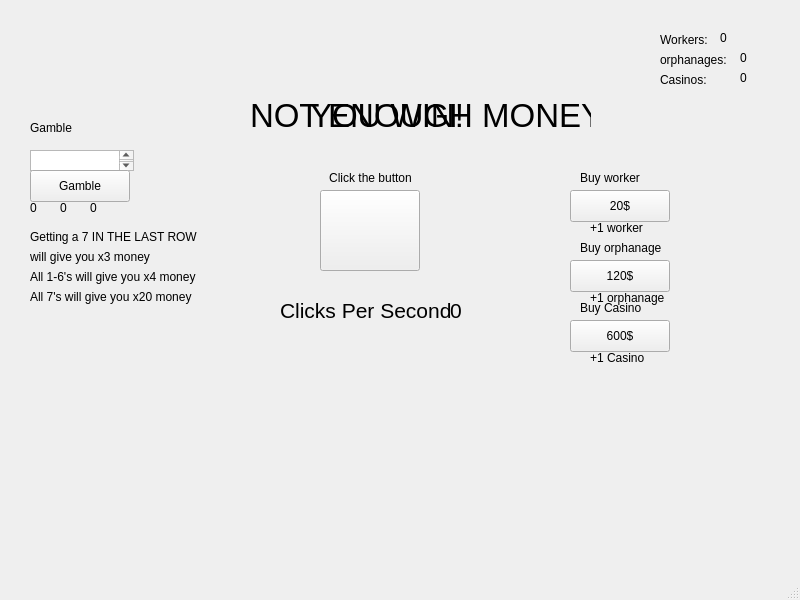
<?xml version="1.0" encoding="UTF-8"?>
<ui version="4.0">
 <class>MainWindow</class>
 <widget class="QMainWindow" name="MainWindow">
  <property name="geometry">
   <rect>
    <x>0</x>
    <y>0</y>
    <width>800</width>
    <height>600</height>
   </rect>
  </property>
  <property name="windowTitle">
   <string>MainWindow</string>
  </property>
  <widget class="QWidget" name="centralwidget">
   <widget class="QPushButton" name="pushButton">
    <property name="geometry">
     <rect>
      <x>320</x>
      <y>190</y>
      <width>100</width>
      <height>81</height>
     </rect>
    </property>
    <property name="cursor">
     <cursorShape>PointingHandCursor</cursorShape>
    </property>
    <property name="text">
     <string/>
    </property>
    <property name="icon">
     <iconset theme="QIcon::ThemeIcon::MediaRecord"/>
    </property>
    <property name="iconSize">
     <size>
      <width>28</width>
      <height>39</height>
     </size>
    </property>
   </widget>
   <widget class="QLabel" name="ClickCount">
    <property name="geometry">
     <rect>
      <x>320</x>
      <y>170</y>
      <width>101</width>
      <height>16</height>
     </rect>
    </property>
    <property name="text">
     <string>Click the button</string>
    </property>
    <property name="alignment">
     <set>Qt::AlignmentFlag::AlignCenter</set>
    </property>
   </widget>
   <widget class="QPushButton" name="buyworker">
    <property name="geometry">
     <rect>
      <x>570</x>
      <y>190</y>
      <width>100</width>
      <height>32</height>
     </rect>
    </property>
    <property name="cursor">
     <cursorShape>PointingHandCursor</cursorShape>
    </property>
    <property name="text">
     <string>20$</string>
    </property>
   </widget>
   <widget class="QLabel" name="label">
    <property name="geometry">
     <rect>
      <x>580</x>
      <y>170</y>
      <width>71</width>
      <height>16</height>
     </rect>
    </property>
    <property name="text">
     <string>Buy worker</string>
    </property>
   </widget>
   <widget class="QLabel" name="Warning">
    <property name="enabled">
     <bool>true</bool>
    </property>
    <property name="geometry">
     <rect>
      <x>250</x>
      <y>90</y>
      <width>341</width>
      <height>51</height>
     </rect>
    </property>
    <property name="font">
     <font>
      <pointsize>25</pointsize>
     </font>
    </property>
    <property name="text">
     <string>NOT ENOUGH MONEY</string>
    </property>
    <property name="scaledContents">
     <bool>false</bool>
    </property>
   </widget>
   <widget class="QLabel" name="PlusOne">
    <property name="geometry">
     <rect>
      <x>590</x>
      <y>220</y>
      <width>58</width>
      <height>16</height>
     </rect>
    </property>
    <property name="text">
     <string>+1 worker</string>
    </property>
   </widget>
   <widget class="QLabel" name="label_2">
    <property name="geometry">
     <rect>
      <x>660</x>
      <y>30</y>
      <width>101</width>
      <height>20</height>
     </rect>
    </property>
    <property name="text">
     <string>Workers: </string>
    </property>
   </widget>
   <widget class="QLabel" name="WorkerCounter">
    <property name="geometry">
     <rect>
      <x>720</x>
      <y>30</y>
      <width>58</width>
      <height>16</height>
     </rect>
    </property>
    <property name="text">
     <string>0</string>
    </property>
   </widget>
   <widget class="QLabel" name="label_3">
    <property name="geometry">
     <rect>
      <x>580</x>
      <y>240</y>
      <width>101</width>
      <height>16</height>
     </rect>
    </property>
    <property name="text">
     <string>Buy orphanage</string>
    </property>
   </widget>
   <widget class="QLabel" name="label_4">
    <property name="geometry">
     <rect>
      <x>660</x>
      <y>50</y>
      <width>101</width>
      <height>20</height>
     </rect>
    </property>
    <property name="text">
     <string>orphanages: </string>
    </property>
   </widget>
   <widget class="QLabel" name="orphanageCounter2">
    <property name="geometry">
     <rect>
      <x>740</x>
      <y>50</y>
      <width>58</width>
      <height>16</height>
     </rect>
    </property>
    <property name="text">
     <string>0</string>
    </property>
   </widget>
   <widget class="QLabel" name="PlusOne_2">
    <property name="geometry">
     <rect>
      <x>590</x>
      <y>290</y>
      <width>91</width>
      <height>16</height>
     </rect>
    </property>
    <property name="text">
     <string>+1 orphanage</string>
    </property>
   </widget>
   <widget class="QPushButton" name="buychildren">
    <property name="geometry">
     <rect>
      <x>570</x>
      <y>260</y>
      <width>100</width>
      <height>32</height>
     </rect>
    </property>
    <property name="cursor">
     <cursorShape>PointingHandCursor</cursorShape>
    </property>
    <property name="text">
     <string>120$</string>
    </property>
   </widget>
   <widget class="QLabel" name="label_5">
    <property name="geometry">
     <rect>
      <x>280</x>
      <y>300</y>
      <width>171</width>
      <height>21</height>
     </rect>
    </property>
    <property name="font">
     <font>
      <pointsize>16</pointsize>
     </font>
    </property>
    <property name="text">
     <string>Clicks Per Second:</string>
    </property>
   </widget>
   <widget class="QLabel" name="CPScounter">
    <property name="geometry">
     <rect>
      <x>450</x>
      <y>300</y>
      <width>71</width>
      <height>21</height>
     </rect>
    </property>
    <property name="font">
     <font>
      <pointsize>16</pointsize>
     </font>
    </property>
    <property name="text">
     <string>0</string>
    </property>
   </widget>
   <widget class="QLabel" name="label_6">
    <property name="geometry">
     <rect>
      <x>30</x>
      <y>120</y>
      <width>58</width>
      <height>16</height>
     </rect>
    </property>
    <property name="text">
     <string>Gamble</string>
    </property>
   </widget>
   <widget class="QTextEdit" name="gamount">
    <property name="geometry">
     <rect>
      <x>30</x>
      <y>150</y>
      <width>104</width>
      <height>21</height>
     </rect>
    </property>
    <property name="sizePolicy">
     <sizepolicy hsizetype="Fixed" vsizetype="Fixed">
      <horstretch>0</horstretch>
      <verstretch>0</verstretch>
     </sizepolicy>
    </property>
    <property name="cursor" stdset="0">
     <cursorShape>IBeamCursor</cursorShape>
    </property>
   </widget>
   <widget class="QPushButton" name="gamble">
    <property name="geometry">
     <rect>
      <x>30</x>
      <y>170</y>
      <width>100</width>
      <height>32</height>
     </rect>
    </property>
    <property name="cursor">
     <cursorShape>PointingHandCursor</cursorShape>
    </property>
    <property name="text">
     <string>Gamble</string>
    </property>
   </widget>
   <widget class="QLabel" name="rolla">
    <property name="geometry">
     <rect>
      <x>30</x>
      <y>200</y>
      <width>58</width>
      <height>16</height>
     </rect>
    </property>
    <property name="text">
     <string>0</string>
    </property>
   </widget>
   <widget class="QLabel" name="rollb">
    <property name="geometry">
     <rect>
      <x>60</x>
      <y>200</y>
      <width>58</width>
      <height>16</height>
     </rect>
    </property>
    <property name="text">
     <string>0</string>
    </property>
   </widget>
   <widget class="QLabel" name="rollc">
    <property name="geometry">
     <rect>
      <x>90</x>
      <y>200</y>
      <width>58</width>
      <height>16</height>
     </rect>
    </property>
    <property name="text">
     <string>0</string>
    </property>
   </widget>
   <widget class="QLabel" name="label_7">
    <property name="geometry">
     <rect>
      <x>30</x>
      <y>230</y>
      <width>211</width>
      <height>141</height>
     </rect>
    </property>
    <property name="text">
     <string>Getting a 7 IN THE LAST ROW</string>
    </property>
    <property name="scaledContents">
     <bool>false</bool>
    </property>
    <property name="alignment">
     <set>Qt::AlignmentFlag::AlignLeading|Qt::AlignmentFlag::AlignLeft|Qt::AlignmentFlag::AlignTop</set>
    </property>
    <property name="wordWrap">
     <bool>false</bool>
    </property>
   </widget>
   <widget class="QLabel" name="label_8">
    <property name="geometry">
     <rect>
      <x>30</x>
      <y>290</y>
      <width>211</width>
      <height>141</height>
     </rect>
    </property>
    <property name="text">
     <string>All 7's will give you x20 money</string>
    </property>
    <property name="scaledContents">
     <bool>false</bool>
    </property>
    <property name="alignment">
     <set>Qt::AlignmentFlag::AlignLeading|Qt::AlignmentFlag::AlignLeft|Qt::AlignmentFlag::AlignTop</set>
    </property>
    <property name="wordWrap">
     <bool>false</bool>
    </property>
   </widget>
   <widget class="QLabel" name="label_9">
    <property name="geometry">
     <rect>
      <x>30</x>
      <y>270</y>
      <width>211</width>
      <height>141</height>
     </rect>
    </property>
    <property name="text">
     <string>All 1-6's will give you x4 money</string>
    </property>
    <property name="scaledContents">
     <bool>false</bool>
    </property>
    <property name="alignment">
     <set>Qt::AlignmentFlag::AlignLeading|Qt::AlignmentFlag::AlignLeft|Qt::AlignmentFlag::AlignTop</set>
    </property>
    <property name="wordWrap">
     <bool>false</bool>
    </property>
   </widget>
   <widget class="QLabel" name="Winner">
    <property name="enabled">
     <bool>true</bool>
    </property>
    <property name="geometry">
     <rect>
      <x>310</x>
      <y>90</y>
      <width>261</width>
      <height>51</height>
     </rect>
    </property>
    <property name="font">
     <font>
      <pointsize>25</pointsize>
     </font>
    </property>
    <property name="text">
     <string>YOU WIN!</string>
    </property>
    <property name="scaledContents">
     <bool>false</bool>
    </property>
   </widget>
   <widget class="QLabel" name="label_10">
    <property name="geometry">
     <rect>
      <x>30</x>
      <y>250</y>
      <width>211</width>
      <height>141</height>
     </rect>
    </property>
    <property name="text">
     <string>will give you x3 money</string>
    </property>
    <property name="scaledContents">
     <bool>false</bool>
    </property>
    <property name="alignment">
     <set>Qt::AlignmentFlag::AlignLeading|Qt::AlignmentFlag::AlignLeft|Qt::AlignmentFlag::AlignTop</set>
    </property>
    <property name="wordWrap">
     <bool>false</bool>
    </property>
   </widget>
   <widget class="QLabel" name="label_11">
    <property name="geometry">
     <rect>
      <x>580</x>
      <y>300</y>
      <width>101</width>
      <height>16</height>
     </rect>
    </property>
    <property name="text">
     <string>Buy Casino</string>
    </property>
   </widget>
   <widget class="QPushButton" name="buycasino">
    <property name="geometry">
     <rect>
      <x>570</x>
      <y>320</y>
      <width>100</width>
      <height>32</height>
     </rect>
    </property>
    <property name="cursor">
     <cursorShape>PointingHandCursor</cursorShape>
    </property>
    <property name="text">
     <string>600$</string>
    </property>
   </widget>
   <widget class="QLabel" name="PlusOne_3">
    <property name="geometry">
     <rect>
      <x>590</x>
      <y>350</y>
      <width>91</width>
      <height>16</height>
     </rect>
    </property>
    <property name="text">
     <string>+1 Casino</string>
    </property>
   </widget>
   <widget class="QLabel" name="CasinoCounter">
    <property name="geometry">
     <rect>
      <x>740</x>
      <y>70</y>
      <width>58</width>
      <height>16</height>
     </rect>
    </property>
    <property name="text">
     <string>0</string>
    </property>
   </widget>
   <widget class="QLabel" name="label_12">
    <property name="geometry">
     <rect>
      <x>660</x>
      <y>70</y>
      <width>101</width>
      <height>20</height>
     </rect>
    </property>
    <property name="text">
     <string>Casinos: </string>
    </property>
   </widget>
  </widget>
  <widget class="QMenuBar" name="menubar">
   <property name="geometry">
    <rect>
     <x>0</x>
     <y>0</y>
     <width>800</width>
     <height>22</height>
    </rect>
   </property>
  </widget>
  <widget class="QStatusBar" name="statusbar"/>
 </widget>
 <resources/>
 <connections/>
</ui>
